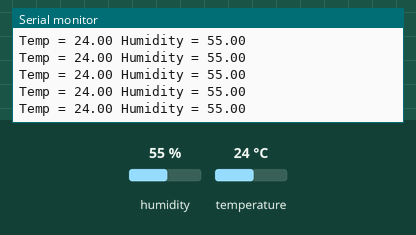
The sketch below on a simulated Arduino Uno, built with avr-gcc and run on an emulated ATmega328P. Shown: the last lines printed to the serial monitor. The test bench sets the inputs (shaded band); at power-on: humidity 55 %, temperature 24 °C.

Above: at 1.2 s.
1.3 s: humidity set to 22 %
At 2.2 s:
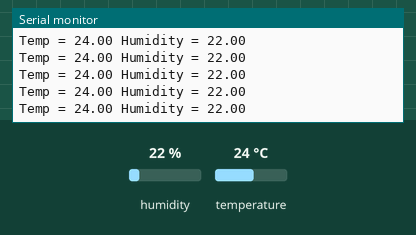
4.3 s: temperature set to 12 °C
At 5.3 s:
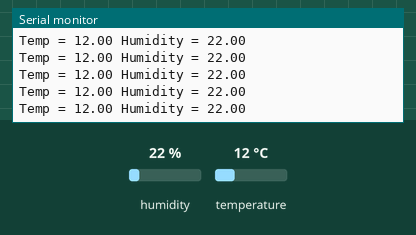
7.3 s: humidity set to 40 %
At 8.3 s:
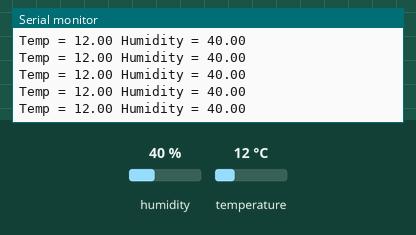
Timing chart, 0 to 10.3 s (numbered marks = the images above; inputs shaded):
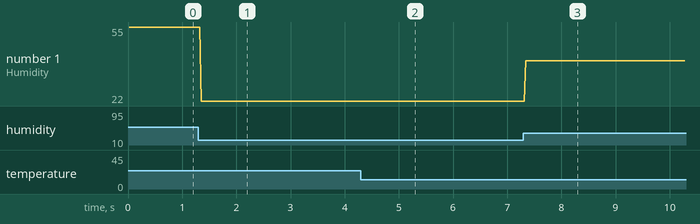

Measured:
- after the input at 1.3 s, the serial monitor: prints a new line after 0.05 s (image 1)
- after the input at 4.3 s, the serial monitor: prints a new line after 0.05 s (image 2)
- after the input at 7.3 s, the serial monitor: prints a new line after 0.05 s (image 3)
- plotted number 1: 55 → 22 after the input at 1.3 s, 22 → 40 after the input at 7.3 s

The sketch:

dht11-interfacing-arduino.ino
```cpp
#include <dht.h>

dht DHT;

#define DHT11_PIN 4

void setup(){
  Serial.begin(9600);
}

void loop()
{
  int chk = DHT.read11(DHT11_PIN);

  Serial.print("Temp = ");
  Serial.print(DHT.temperature);
  Serial.print(" ");
  Serial.print("Humidity = ");
  Serial.print(DHT.humidity);
  Serial.println(" ");
  if(DHT.temperature > 35)
  {
   //put your condition here
  }
  else{
  //put your else condition here
  }
}
```
